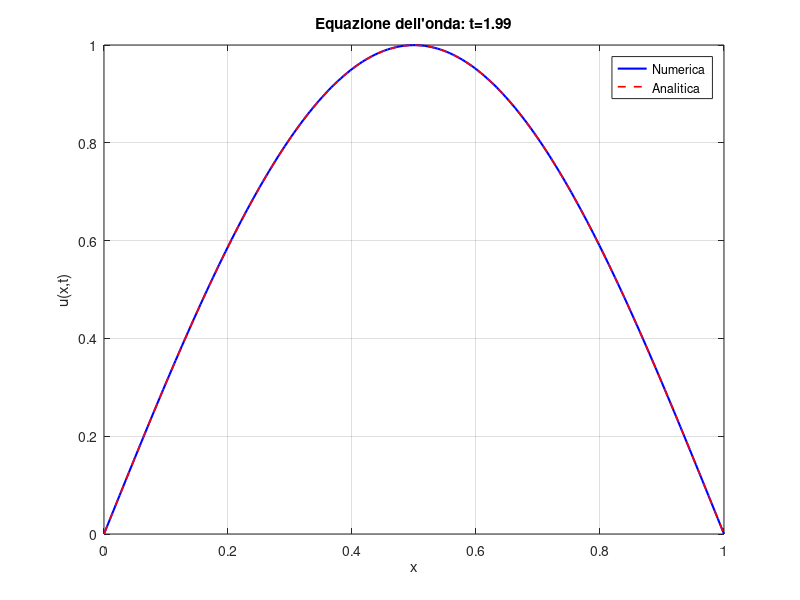

Write MATLAB code to recreate this figure.
%% ESEMPIO 4: Equazione dell'onda 1D con differenze finite
% -------------------------------------------------------------------------
% u_tt = c^2 * u_xx
% Dominio: x ∈ [0,1], t > 0
% Condizioni: u(0,t)=u(1,t)=0
% Dati iniziali: u(x,0)=sin(pi*x), u_t(x,0)=0
% Soluzione esatta: u(x,t)=sin(pi*x)*cos(pi*c*t)
% -------------------------------------------------------------------------

clear; close all; clc;

% PARAMETRI
Nx = 200; Lx = 1; c = 1;
dx = Lx/(Nx-1);
x = linspace(0,Lx,Nx);
dt = 0.9 * dx / c;   % CFL < 1
Tmax = 2;
Nt = ceil(Tmax/dt);

fprintf('Griglia: Nx=%d, dx=%.3e, dt=%.3e, CFL=%.2f\n', Nx, dx, dt, c*dt/dx);

% CONDIZIONI INIZIALI
u0 = sin(pi*x);               % u(x,0)
u1 = u0;                      % u_t=0 -> prima iterazione identica
u_prev = u0;                  % u^{n-1}
u = u1;                       % u^{n}

% EVOLUZIONE TEMPORALE
for n = 1:Nt
    t = n*dt;
    % Aggiornamento con schema a due passi (centrato in tempo e spazio)
    u_next = 2*u - u_prev + (c*dt/dx)^2 * ([u(2:end) 0] - 2*u + [0 u(1:end-1)]);
    
    % Condizioni al contorno
    u_next(1) = 0; u_next(end) = 0;

    % Aggiorna
    u_prev = u;
    u = u_next;

    % Plot
    if mod(n,40)==0
        plot(x, u, 'b', 'LineWidth', 1.5); hold on;
        plot(x, sin(pi*x).*cos(pi*c*t), '--r', 'LineWidth', 1.2);
        title(sprintf('Equazione dell''onda: t=%.2f', t));
        xlabel('x'); ylabel('u(x,t)');
        legend('Numerica','Analitica','Location','best');
        grid on; drawnow; hold off;
    end
end

% ERRORE finale
u_exact = sin(pi*x).*cos(pi*c*Tmax);
err_L2 = sqrt(dx*sum((u - u_exact).^2));
fprintf('Errore L2 finale = %.3e\n', err_L2);
